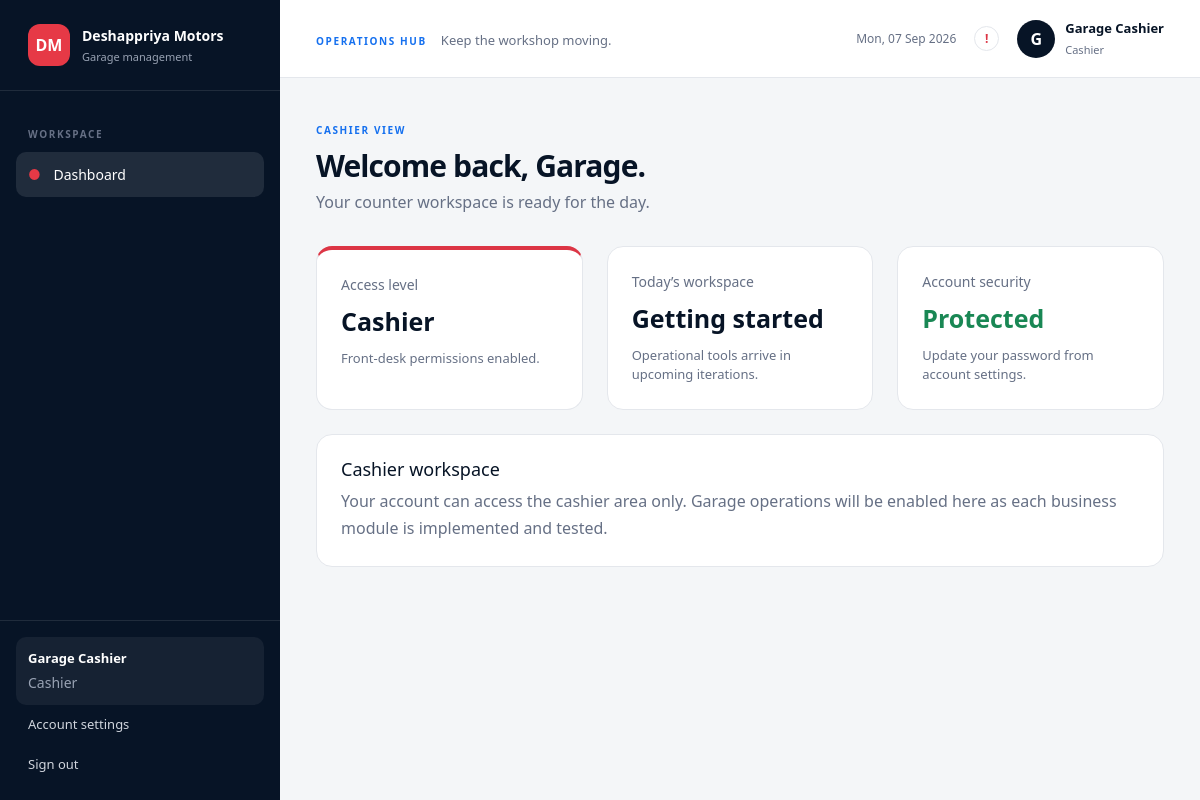
The app's page /index.php?page=cashier (signed in) with its own data.
### tables this page shows
CREATE TABLE IF NOT EXISTS `users` (
    `id` BIGINT UNSIGNED NOT NULL AUTO_INCREMENT,
    `name` VARCHAR(120) NOT NULL,
    `email` VARCHAR(190) NOT NULL,
    `role` ENUM('administrator', 'cashier') NOT NULL DEFAULT 'cashier',
    `password` VARCHAR(255) NOT NULL,
    `created_at` TIMESTAMP NULL DEFAULT CURRENT_TIMESTAMP,
    `updated_at` TIMESTAMP NULL DEFAULT CURRENT_TIMESTAMP ON UPDATE CURRENT_TIMESTAMP,
    PRIMARY KEY (`id`),
    UNIQUE KEY `users_email_unique` (`email`)
);

### config/database.php (called while the page is built, shortened)
<?php
function database(): PDO
{
    $env = [];
    $host = $env['DB_HOST'] ?? '127.0.0.1';
    $port = $env['DB_PORT'] ?? '3306';
    $name = $env['DB_DATABASE'] ?? 'deshapriya_motors';
    $user = $env['DB_USERNAME'] ?? 'root';
    $password = $env['DB_PASSWORD'] ?? '';
    $dsn = "mysql:host={$host};port={$port};dbname={$name};charset=utf8mb4";
    $pdo = new PDO($dsn, $user, $password, [
        PDO::ATTR_ERRMODE => PDO::ERRMODE_EXCEPTION,
        PDO::ATTR_DEFAULT_FETCH_MODE => PDO::FETCH_ASSOC,
        PDO::ATTR_EMULATE_PREPARES => true,
    ]);
    return $pdo;
}

### includes/auth.php (called while the page is built, shortened)
<?php
require_once __DIR__ . '/../config/database.php';
require_once __DIR__ . '/functions.php';
function current_user(): ?array
{
    static $user;
    if ($user !== null) {
        return $user;
    }
    $statement = database()->prepare('SELECT id, name, email, role FROM users WHERE id = :id LIMIT 1');
    $statement->execute(['id' => $_SESSION['user_id']]);
    return $user = $statement->fetch() ?: null;
}
function require_auth(): void
{
    if (current_user() === null) {
        redirect('index.php?page=login');
    }
}
function require_role(string $role): void
{
    require_auth();
}

### includes/functions.php (called while the page is built, shortened)
<?php
function e(?string $value): string
{
    return htmlspecialchars($value ?? '', ENT_QUOTES, 'UTF-8');
}

### views/cashier-dashboard.php (the view)
<?php require __DIR__ . '/../includes/header.php'; ?><div class="page-heading"><div><span class="eyebrow">Cashier view</span><h1>Welcome back, <?= e(strtok($user['name'], ' ')) ?>.</h1><p>Your counter workspace is ready for the day.</p></div></div><div class="row g-4 mt-2"><div class="col-md-4"><div class="stat-card red"><small>Access level</small><strong>Cashier</strong><span>Front-desk permissions enabled.</span></div></div><div class="col-md-4"><div class="stat-card"><small>Today’s workspace</small><strong>Getting started</strong><span>Operational tools arrive in upcoming iterations.</span></div></div><div class="col-md-4"><div class="stat-card"><small>Account security</small><strong class="text-success">Protected</strong><span>Update your password from account settings.</span></div></div></div><div class="empty-card mt-4"><h2>Cashier workspace</h2><p>Your account can access the cashier area only. Garage operations will be enabled here as each business module is implemented and tested.</p></div><?php require __DIR__ . '/../includes/footer.php'; ?>

### index.php (shortened to what this page needs)
<?php
require_once __DIR__ . '/includes/auth.php';
$page = $_GET['page'] ?? (current_user() ? 'dashboard' : 'login');
if ($page === 'cashier') {
    require_role('cashier');
    $user = current_user();
    require __DIR__ . '/views/cashier-dashboard.php';
    exit;
}

### includes/header.php (shortened to what this page needs)
<?php $user = current_user(); $isAdmin = $user['role'] === 'administrator'; ?>
<!doctype html>
<html lang="en">
<head>
    <link href="https://cdn.jsdelivr.net/npm/bootstrap@5.3.3/dist/css/bootstrap.min.css" rel="stylesheet">
    <link href="assets/css/style.css?v=<?= (int) filemtime(__DIR__ . '/../assets/css/style.css') ?>" rel="stylesheet">
</head>
<body>
<?php $referenceLayout = $isAdmin && (strpos((string) ($section ?? ''), 'customers') === 0 || strpos((string) ($section ?? ''), 'vehicles') === 0 || strpos((string) ($section ?? ''), 'suppliers') === 0 || strpos((string) ($section ?? ''), 'employees') === 0 || strpos((string) ($section ?? ''), 'jobcards') === 0); ?>
<div class="app-shell <?= $referenceLayout ? 'customer-layout' : '' ?> <?= ($section ?? '') === 'vehicles' ? 'vehicle-list-page' : '' ?>">
    <?php require __DIR__ . ($isAdmin ? '/admin-sidebar.php' : '/sidebar.php'); ?>
    <div class="main-area">
        <header class="topbar <?= $isAdmin ? 'admin-topbar' : '' ?>">
            <?php if (!$isAdmin): ?><div><span class="eyebrow">Operations hub</span><span class="topbar-subtitle d-none d-md-inline">Keep the workshop moving.</span></div><?php endif; ?>
            <div class="topbar-tools"><span class="header-date d-none d-md-inline"><?= date('D, d M Y') ?></span><span class="notification-dot" aria-label="Notifications">!</span><div class="user-chip"><div class="avatar"><?= e(strtoupper(substr($user['name'], 0, 1))) ?></div><div class="d-none d-sm-block"><strong><?= e($user['name']) ?></strong><small><?= e(ucfirst($user['role'])) ?></small></div></div></div>
        </header>
        <main class="content-area">

### includes/sidebar.php
<aside class="sidebar" data-sidebar>
    <div class="brand"><div class="brand-mark">DM</div><div><strong>Deshappriya Motors</strong><small>Garage management</small></div></div>
    <nav class="sidebar-nav"><span class="nav-label">Workspace</span><a class="nav-link active" href="index.php?page=dashboard"><span>●</span> Dashboard</a></nav>
    <div class="sidebar-bottom"><div class="account-card"><strong><?= e($user['name']) ?></strong><small><?= e(ucfirst($user['role'])) ?></small></div><a class="side-action" href="index.php?page=password">Account settings</a><form method="post" action="index.php?page=logout"><input type="hidden" name="csrf_token" value="<?= e(csrf_token()) ?>"><button class="side-action side-button">Sign out</button></form></div>
</aside>

### includes/footer.php (shortened to what this page needs)
        </main>
    </div>
</div>
</body>
</html>

### assets/css/style.css (style rules this page uses)
:root { --navy:#071426; --blue:#155eef; --red:#dc3545; --muted:#667085; --line:#e4e7ec; }
* { box-sizing:border-box; }
body { margin:0; background:#f4f6f8; color:var(--navy); font-family:system-ui,-apple-system,"Segoe UI",sans-serif; }
.app-shell { min-height:100vh; display:flex; }
.sidebar { width:280px; flex:0 0 280px; min-height:100vh; background:var(--navy); color:#fff; display:flex; flex-direction:column; position:fixed; inset:0 auto 0 0; z-index:10; }
.main-area { margin-left:280px; width:calc(100% - 280px); }
.brand { display:flex; align-items:center; gap:12px; padding:24px 28px; border-bottom:1px solid rgba(255,255,255,.1); }
.brand-mark { display:grid; place-items:center; width:42px; height:42px; border-radius:12px; background:#e63946; color:#fff; font-weight:800; }
.brand strong,.brand small,.user-chip strong,.user-chip small { display:block; }
.brand strong { font-size:14px; }
.brand small { color:#98a2b3; font-size:11px; margin-top:3px; }
.sidebar-nav { padding:36px 16px; flex:1; }
.nav-label,.eyebrow { color:#1570ef; font-weight:800; text-transform:uppercase; letter-spacing:.16em; font-size:10px; }
.nav-label { color:#667085; display:block; padding:0 12px 10px; }
.nav-link { color:#d0d5dd; padding:12px; border-radius:10px; text-decoration:none; display:block; font-size:14px; }
.nav-link span { color:#e63946; margin-right:9px; }
.nav-link.active,.nav-link:hover { background:rgba(255,255,255,.1); color:#fff; }
.sidebar-bottom { padding:16px; border-top:1px solid rgba(255,255,255,.1); }
.account-card { padding:12px; background:rgba(255,255,255,.06); border-radius:10px; }
.account-card strong,.account-card small { display:block; }
.account-card strong { font-size:13px; }
.account-card small { color:#98a2b3; margin-top:4px; }
.side-action { display:block; color:#d0d5dd; text-decoration:none; background:none; border:0; padding:10px 12px; font-size:13px; width:100%; text-align:left; }
.side-button { cursor:pointer; }
.topbar { height:78px; background:#fff; border-bottom:1px solid var(--line); display:flex; align-items:center; justify-content:space-between; padding:0 36px; }
.topbar-subtitle { color:var(--muted); font-size:13px; margin-left:14px; }
.topbar-tools { display:flex; align-items:center; gap:18px; }
.header-date { color:var(--muted); font-size:12px; }
.notification-dot { display:grid; place-items:center; width:25px; height:25px; border:1px solid var(--line); border-radius:50%; color:var(--red); font-size:12px; font-weight:800; }
.user-chip { display:flex; align-items:center; gap:10px; }
.user-chip strong { font-size:13px; }
.user-chip small { font-size:11px; color:var(--muted); margin-top:3px; }
.avatar { display:grid; place-items:center; width:38px; height:38px; border-radius:50%; background:var(--navy); color:#fff; font-weight:800; }
.content-area { max-width:1350px; padding:38px 36px; margin:auto; }
.page-heading { display:flex; align-items:end; justify-content:space-between; gap:20px; }
h1 { font-size:30px; font-weight:800; letter-spacing:-.03em; margin:8px 0 6px; }
.page-heading p { color:var(--muted); margin:0; }
.stat-card,.empty-card,.form-card { background:#fff; border:1px solid var(--line); border-radius:16px; padding:24px; height:100%; }
.stat-card { display:flex; flex-direction:column; gap:8px; }
.stat-card small { color:var(--muted); }
.stat-card strong { font-size:25px; }
.stat-card span { color:var(--muted); font-size:13px; }
.stat-card.red { border-top:4px solid var(--red); }
.empty-card { height:auto; }
.empty-card h2,.form-card h2 { font-size:18px; margin:0 0 8px; }
.empty-card p { color:var(--muted); line-height:1.7; margin:0; }

### records on screen
users: name "Garage Cashier", role "Cashier", name "G", name "Garage"
